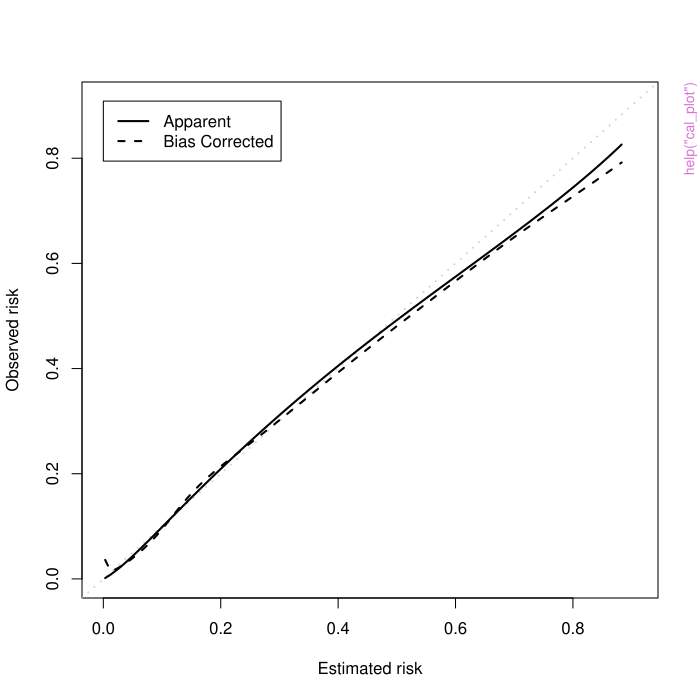

Source code (R):
pkgname <- "pminternal"
source(file.path(R.home("share"), "R", "examples-header.R"))
options(warn = 1)
library('pminternal')

base::assign(".oldSearch", base::search(), pos = 'CheckExEnv')
base::assign(".old_wd", base::getwd(), pos = 'CheckExEnv')
cleanEx()
nameEx("boot_optimism")
### * boot_optimism

flush(stderr()); flush(stdout())

### Name: boot_optimism
### Title: Calculate optimism and bias-corrected scores via bootstrap
###   resampling
### Aliases: boot_optimism

### ** Examples

library(pminternal)
set.seed(456)
# simulate data with two predictors that interact
dat <- pmcalibration::sim_dat(N = 1000, a1 = -2, a3 = -.3)
mean(dat$y)
dat$LP <- NULL # remove linear predictor

# fit a (misspecified) logistic regression model
model_fun <- function(data, ...){
  glm(y ~ x1 + x2, data=data, family="binomial")
}

pred_fun <- function(model, data, ...){
  predict(model, newdata=data, type="response")
}

boot_optimism(data=dat, outcome="y", model_fun=model_fun, pred_fun=pred_fun,
              method="boot", B=20) # B set to 20 for example but should be >= 200




cleanEx()
nameEx("cal_plot")
### * cal_plot

flush(stderr()); flush(stdout())

### Name: cal_plot
### Title: Plot apparent and bias-corrected calibration curves
### Aliases: cal_plot

### ** Examples

library(pminternal)
set.seed(456)
# simulate data with two predictors that interact
dat <- pmcalibration::sim_dat(N = 2000, a1 = -2, a3 = -.3)
mean(dat$y)
dat$LP <- NULL # remove linear predictor

# fit a (misspecified) logistic regression model
m1 <- glm(y ~ x1 + x2, data=dat, family="binomial")

# to get a plot of bias-corrected calibration we need
# to specify 'eval' argument via 'calib_args'
# this argument specifies at what points to evalulate the
# calibration curve for plotting. The example below uses
# 100 equally spaced points between the min and max
# original prediction.

p <- predict(m1, type="response")
p100 <- seq(min(p), max(p), length.out=100)

m1_iv <- validate(m1, method="cv_optimism", B=10,
                  calib_args = list(eval=p100))
# calib_ags can be used to set other calibration curve
# settings: see pmcalibration::pmcalibration

cal_plot(m1_iv)




cleanEx()
nameEx("calibration_stability")
### * calibration_stability

flush(stderr()); flush(stdout())

### Name: calibration_stability
### Title: Plot calibration stability across bootstrap replicates
### Aliases: calibration_stability

### ** Examples




cleanEx()
nameEx("classification_stability")
### * classification_stability

flush(stderr()); flush(stdout())

### Name: classification_stability
### Title: Classification instability plot
### Aliases: classification_stability

### ** Examples

set.seed(456)
# simulate data with two predictors that interact
dat <- pmcalibration::sim_dat(N = 2000, a1 = -2, a3 = -.3)
mean(dat$y)
dat$LP <- NULL # remove linear predictor

# fit a (misspecified) logistic regression model
m1 <- glm(y ~ ., data=dat, family="binomial")

# internal validation of m1 via bootstrap optimism with 10 resamples
# B = 10 for example but should be >= 200 in practice
m1_iv <- validate(m1, method="boot_optimism", B=10)

classification_stability(m1_iv, threshold=.2)




cleanEx()
nameEx("crossval")
### * crossval

flush(stderr()); flush(stdout())

### Name: crossval
### Title: Calculate bias-corrected scores via cross-validation
### Aliases: crossval

### ** Examples

library(pminternal)
set.seed(456)
# simulate data with two predictors that interact
dat <- pmcalibration::sim_dat(N = 1000, a1 = -2, a3 = -.3)
mean(dat$y)
dat$LP <- NULL # remove linear predictor

# fit a (misspecified) logistic regression model
#m1 <- glm(y ~ x1 + x2, data=dat, family="binomial")

model_fun <- function(data, ...){
  glm(y ~ x1 + x2, data=data, family="binomial")
}

pred_fun <- function(model, data, ...){
  predict(model, newdata=data, type="response")
}

# CV Corrected = Apparent - CV Optimism
# CV Average = average score in held out fold
crossval(data=dat, outcome="y", model_fun=model_fun, pred_fun=pred_fun, k=10)




cleanEx()
nameEx("dcurve_stability")
### * dcurve_stability

flush(stderr()); flush(stdout())

### Name: dcurve_stability
### Title: Plot decision curve stability across bootstrap replicates
### Aliases: dcurve_stability

### ** Examples




cleanEx()
nameEx("mape_stability")
### * mape_stability

flush(stderr()); flush(stdout())

### Name: mape_stability
### Title: Mean absolute predictor error (MAPE) stability plot
### Aliases: mape_stability

### ** Examples

set.seed(456)
# simulate data with two predictors that interact
dat <- pmcalibration::sim_dat(N = 2000, a1 = -2, a3 = -.3)
mean(dat$y)
dat$LP <- NULL # remove linear predictor

# fit a (misspecified) logistic regression model
m1 <- glm(y ~ ., data=dat, family="binomial")

# internal validation of m1 via bootstrap optimism with 10 resamples
# B = 10 for example but should be >= 200 in practice
m1_iv <- validate(m1, method="boot_optimism", B=10)

mape_stability(m1_iv)




cleanEx()
nameEx("prediction_stability")
### * prediction_stability

flush(stderr()); flush(stdout())

### Name: prediction_stability
### Title: Plot prediction stability across bootstrap replicates
### Aliases: prediction_stability

### ** Examples

set.seed(456)
# simulate data with two predictors that interact
dat <- pmcalibration::sim_dat(N = 2000, a1 = -2, a3 = -.3)
mean(dat$y)
dat$LP <- NULL # remove linear predictor

# fit a (misspecified) logistic regression model
m1 <- glm(y ~ ., data=dat, family="binomial")

# internal validation of m1 via bootstrap optimism with 10 resamples
# B = 10 for example but should be >= 200 in practice
m1_iv <- validate(m1, method="boot_optimism", B=10)

prediction_stability(m1_iv)




cleanEx()
nameEx("score_binary")
### * score_binary

flush(stderr()); flush(stdout())

### Name: score_binary
### Title: Score predictions for binary events
### Aliases: score_binary

### ** Examples

p <- runif(100)
y <- rbinom(length(p), 1, p)
score_binary(y = y, p = p)



cleanEx()
nameEx("summary.internal_validate")
### * summary.internal_validate

flush(stderr()); flush(stdout())

### Name: summary.internal_validate
### Title: Summarize a internal_validate object
### Aliases: summary.internal_validate

### ** Examples

library(pminternal)
set.seed(456)
# simulate data with two predictors that interact
dat <- pmcalibration::sim_dat(N = 2000, a1 = -2, a3 = -.3)
mean(dat$y)
dat$LP <- NULL # remove linear predictor

# fit a (misspecified) logistic regression model
m1 <- glm(y ~ ., data=dat, family="binomial")

# internal validation of m1 via bootstrap optimism with 10 resamples
# B = 10 for example but should be >= 200 in practice
m1_iv <- validate(m1, method="boot_optimism", B=10)
summary(m1_iv)




cleanEx()
nameEx("validate")
### * validate

flush(stderr()); flush(stdout())

### Name: validate
### Title: Get bias-corrected performance measures via bootstrapping or
###   cross-validation
### Aliases: validate

### ** Examples

library(pminternal)
set.seed(456)
# simulate data with two predictors that interact
dat <- pmcalibration::sim_dat(N = 2000, a1 = -2, a3 = -.3)
mean(dat$y)
dat$LP <- NULL # remove linear predictor

# fit a (misspecified) logistic regression model
m1 <- glm(y ~ ., data=dat, family="binomial")

# internal validation of m1 via bootstrap optimism with 10 resamples
# B = 10 for example but should be >= 200 in practice
m1_iv <- validate(m1, method="boot_optimism", B=10)
m1_iv




### * <FOOTER>
###
cleanEx()
options(digits = 7L)
base::cat("Time elapsed: ", proc.time() - base::get("ptime", pos = 'CheckExEnv'),"\n")
grDevices::dev.off()
###
### Local variables: ***
### mode: outline-minor ***
### outline-regexp: "\\(> \\)?### [*]+" ***
### End: ***
quit('no')
